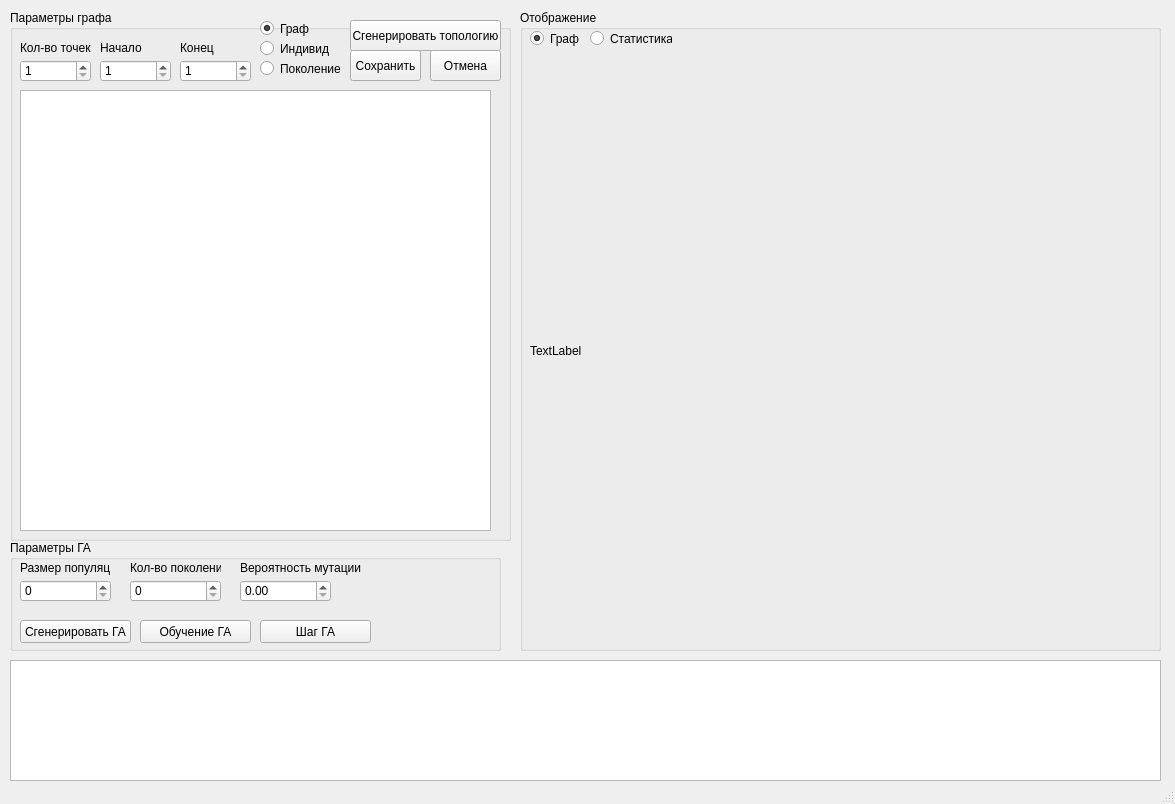
<?xml version="1.0" encoding="UTF-8"?>
<ui version="4.0">
 <class>MainWindow</class>
 <widget class="QMainWindow" name="MainWindow">
  <property name="geometry">
   <rect>
    <x>0</x>
    <y>0</y>
    <width>1175</width>
    <height>804</height>
   </rect>
  </property>
  <property name="windowTitle">
   <string>Пахомов ДВ 224-321</string>
  </property>
  <widget class="QWidget" name="centralwidget">
   <widget class="QGroupBox" name="groupBox">
    <property name="geometry">
     <rect>
      <x>10</x>
      <y>540</y>
      <width>491</width>
      <height>111</height>
     </rect>
    </property>
    <property name="title">
     <string>Параметры ГА</string>
    </property>
    <widget class="QLabel" name="label">
     <property name="geometry">
      <rect>
       <x>10</x>
       <y>20</y>
       <width>91</width>
       <height>16</height>
      </rect>
     </property>
     <property name="text">
      <string>Размер популяции</string>
     </property>
    </widget>
    <widget class="QSpinBox" name="Size_population_spinBox">
     <property name="geometry">
      <rect>
       <x>10</x>
       <y>40</y>
       <width>91</width>
       <height>22</height>
      </rect>
     </property>
     <property name="maximum">
      <number>1000</number>
     </property>
    </widget>
    <widget class="QLabel" name="label_2">
     <property name="geometry">
      <rect>
       <x>120</x>
       <y>20</y>
       <width>91</width>
       <height>16</height>
      </rect>
     </property>
     <property name="text">
      <string>Кол-во поколений</string>
     </property>
    </widget>
    <widget class="QSpinBox" name="Count_General_spinBox">
     <property name="geometry">
      <rect>
       <x>120</x>
       <y>40</y>
       <width>91</width>
       <height>22</height>
      </rect>
     </property>
     <property name="maximum">
      <number>1000</number>
     </property>
    </widget>
    <widget class="QLabel" name="label_6">
     <property name="geometry">
      <rect>
       <x>230</x>
       <y>20</y>
       <width>121</width>
       <height>16</height>
      </rect>
     </property>
     <property name="text">
      <string>Вероятность мутации</string>
     </property>
    </widget>
    <widget class="QDoubleSpinBox" name="Mutantion_doubleSpinBox">
     <property name="geometry">
      <rect>
       <x>230</x>
       <y>40</y>
       <width>91</width>
       <height>22</height>
      </rect>
     </property>
     <property name="maximum">
      <double>100.000000000000000</double>
     </property>
     <property name="singleStep">
      <double>0.500000000000000</double>
     </property>
    </widget>
    <widget class="QPushButton" name="Train_GA_pushButton">
     <property name="geometry">
      <rect>
       <x>130</x>
       <y>80</y>
       <width>111</width>
       <height>23</height>
      </rect>
     </property>
     <property name="text">
      <string>Обучение ГА</string>
     </property>
    </widget>
    <widget class="QPushButton" name="Create_GA_pushButton">
     <property name="geometry">
      <rect>
       <x>10</x>
       <y>80</y>
       <width>111</width>
       <height>23</height>
      </rect>
     </property>
     <property name="text">
      <string>Сгенерировать ГА</string>
     </property>
    </widget>
    <widget class="QPushButton" name="Train_Step_pushButton">
     <property name="geometry">
      <rect>
       <x>250</x>
       <y>80</y>
       <width>111</width>
       <height>23</height>
      </rect>
     </property>
     <property name="text">
      <string>Шаг ГА</string>
     </property>
    </widget>
   </widget>
   <widget class="QGroupBox" name="groupBox_2">
    <property name="geometry">
     <rect>
      <x>10</x>
      <y>10</y>
      <width>501</width>
      <height>531</height>
     </rect>
    </property>
    <property name="title">
     <string>Параметры графа</string>
    </property>
    <widget class="QLabel" name="label_3">
     <property name="geometry">
      <rect>
       <x>10</x>
       <y>30</y>
       <width>71</width>
       <height>16</height>
      </rect>
     </property>
     <property name="text">
      <string>Кол-во точек</string>
     </property>
    </widget>
    <widget class="QSpinBox" name="Count_points_spinBox">
     <property name="geometry">
      <rect>
       <x>10</x>
       <y>50</y>
       <width>71</width>
       <height>22</height>
      </rect>
     </property>
     <property name="minimum">
      <number>1</number>
     </property>
     <property name="maximum">
      <number>100</number>
     </property>
    </widget>
    <widget class="QPushButton" name="Generate_graph_pushButton">
     <property name="geometry">
      <rect>
       <x>340</x>
       <y>10</y>
       <width>151</width>
       <height>31</height>
      </rect>
     </property>
     <property name="text">
      <string>Сгенерировать топологию</string>
     </property>
    </widget>
    <widget class="QPushButton" name="Save_Graph_pushButton">
     <property name="geometry">
      <rect>
       <x>340</x>
       <y>40</y>
       <width>71</width>
       <height>31</height>
      </rect>
     </property>
     <property name="text">
      <string>Сохранить</string>
     </property>
    </widget>
    <widget class="QSpinBox" name="Start_point_spinBox">
     <property name="geometry">
      <rect>
       <x>90</x>
       <y>50</y>
       <width>71</width>
       <height>22</height>
      </rect>
     </property>
     <property name="minimum">
      <number>1</number>
     </property>
     <property name="maximum">
      <number>10</number>
     </property>
    </widget>
    <widget class="QLabel" name="label_4">
     <property name="geometry">
      <rect>
       <x>90</x>
       <y>30</y>
       <width>71</width>
       <height>16</height>
      </rect>
     </property>
     <property name="text">
      <string>Начало</string>
     </property>
    </widget>
    <widget class="QSpinBox" name="Finish_points_spinBox">
     <property name="geometry">
      <rect>
       <x>170</x>
       <y>50</y>
       <width>71</width>
       <height>22</height>
      </rect>
     </property>
     <property name="minimum">
      <number>1</number>
     </property>
     <property name="maximum">
      <number>10</number>
     </property>
    </widget>
    <widget class="QLabel" name="label_5">
     <property name="geometry">
      <rect>
       <x>170</x>
       <y>30</y>
       <width>71</width>
       <height>16</height>
      </rect>
     </property>
     <property name="text">
      <string>Конец</string>
     </property>
    </widget>
    <widget class="QTableWidget" name="Adjacency_TabletableWidget">
     <property name="geometry">
      <rect>
       <x>10</x>
       <y>80</y>
       <width>471</width>
       <height>441</height>
      </rect>
     </property>
    </widget>
    <widget class="QPushButton" name="Back_Graph_pushButton">
     <property name="geometry">
      <rect>
       <x>420</x>
       <y>40</y>
       <width>71</width>
       <height>31</height>
      </rect>
     </property>
     <property name="text">
      <string>Отмена</string>
     </property>
    </widget>
    <widget class="QRadioButton" name="Graph_radioButton">
     <property name="geometry">
      <rect>
       <x>250</x>
       <y>10</y>
       <width>51</width>
       <height>17</height>
      </rect>
     </property>
     <property name="text">
      <string>Граф</string>
     </property>
     <property name="checked">
      <bool>true</bool>
     </property>
    </widget>
    <widget class="QRadioButton" name="Ind_radioButton">
     <property name="geometry">
      <rect>
       <x>250</x>
       <y>30</y>
       <width>71</width>
       <height>17</height>
      </rect>
     </property>
     <property name="text">
      <string>Индивид </string>
     </property>
    </widget>
    <widget class="QRadioButton" name="Generation_radioButton">
     <property name="geometry">
      <rect>
       <x>250</x>
       <y>50</y>
       <width>81</width>
       <height>17</height>
      </rect>
     </property>
     <property name="text">
      <string>Поколение</string>
     </property>
    </widget>
   </widget>
   <widget class="QGroupBox" name="groupBox_3">
    <property name="geometry">
     <rect>
      <x>520</x>
      <y>10</y>
      <width>641</width>
      <height>641</height>
     </rect>
    </property>
    <property name="title">
     <string>Отображение</string>
    </property>
    <widget class="QLabel" name="Image_label">
     <property name="geometry">
      <rect>
       <x>10</x>
       <y>50</y>
       <width>621</width>
       <height>581</height>
      </rect>
     </property>
     <property name="text">
      <string>TextLabel</string>
     </property>
    </widget>
    <widget class="QRadioButton" name="Graph_view_radioButton">
     <property name="geometry">
      <rect>
       <x>10</x>
       <y>20</y>
       <width>82</width>
       <height>17</height>
      </rect>
     </property>
     <property name="text">
      <string>Граф</string>
     </property>
     <property name="checked">
      <bool>true</bool>
     </property>
    </widget>
    <widget class="QRadioButton" name="Statistics_view_radioButton">
     <property name="geometry">
      <rect>
       <x>70</x>
       <y>20</y>
       <width>82</width>
       <height>17</height>
      </rect>
     </property>
     <property name="text">
      <string>Статистика</string>
     </property>
    </widget>
   </widget>
   <widget class="QTextEdit" name="Log_textEdit">
    <property name="geometry">
     <rect>
      <x>10</x>
      <y>660</y>
      <width>1151</width>
      <height>121</height>
     </rect>
    </property>
   </widget>
  </widget>
  <widget class="QStatusBar" name="statusbar"/>
 </widget>
 <resources/>
 <connections/>
</ui>
